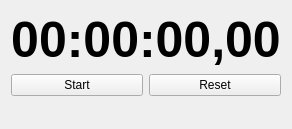
<?xml version="1.0" encoding="UTF-8"?>
<ui version="4.0">
 <class>Clock</class>
 <widget class="QFrame" name="Clock">
  <property name="geometry">
   <rect>
    <x>0</x>
    <y>0</y>
    <width>281</width>
    <height>129</height>
   </rect>
  </property>
  <property name="windowTitle">
   <string>Frame</string>
  </property>
  <layout class="QVBoxLayout" name="verticalLayout">
   <item>
    <widget class="QLabel" name="label">
     <property name="styleSheet">
      <string notr="true">QLabel {
    font-size: 50px;
    font-weight: bold;
}</string>
     </property>
     <property name="text">
      <string>00:00:00,00</string>
     </property>
     <property name="scaledContents">
      <bool>false</bool>
     </property>
     <property name="alignment">
      <set>Qt::AlignCenter</set>
     </property>
    </widget>
   </item>
   <item>
    <layout class="QHBoxLayout" name="horizontalLayout">
     <item>
      <widget class="QPushButton" name="pushButton_2">
       <property name="text">
        <string>Start</string>
       </property>
      </widget>
     </item>
     <item>
      <widget class="QPushButton" name="pushButton">
       <property name="text">
        <string>Reset</string>
       </property>
      </widget>
     </item>
    </layout>
   </item>
   <item>
    <spacer name="verticalSpacer">
     <property name="orientation">
      <enum>Qt::Vertical</enum>
     </property>
     <property name="sizeHint" stdset="0">
      <size>
       <width>20</width>
       <height>40</height>
      </size>
     </property>
    </spacer>
   </item>
  </layout>
 </widget>
 <resources/>
 <connections/>
</ui>
